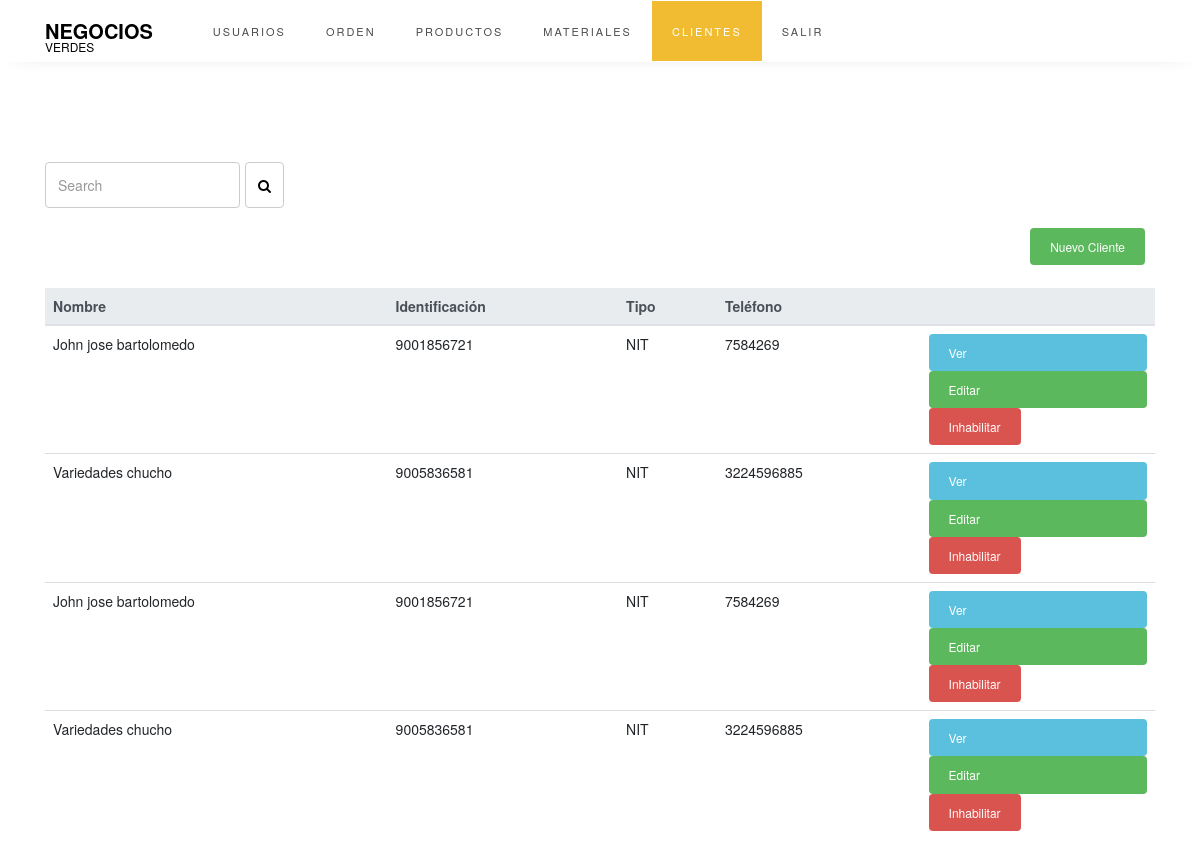
The app's page /Views/Views_Cliente/V_cliente.php (signed in) with its own data.
### tables this page shows
CREATE TABLE `cliente` (
  `ID_CLIENTE` int(11) NOT NULL,
  `nombreCliente` varchar(100) NOT NULL,
  `IdentificacionCliente` bigint(15) NOT NULL,
  `tipoIdentificacion` varchar(50) NOT NULL,
  `telefono` varchar(11) NOT NULL,
  `direccion` varchar(50) NOT NULL,
  `correo` varchar(100) NOT NULL
);

### Controller/Controller_Cliente/C_cliente.php (called while the page is built)
<?php
require_once "../../Model/database.php";
		$sql="SELECT nombreCliente, identificacionCliente, tipoIdentificacion, telefono, ID_CLIENTE from cliente";
		$result=mysqli_query($conection,$sql);
?>

### Views/Views_Cliente/V_cliente.php (the view, shortened to what this page needs)
<!doctype html>
  <html lang="en">
  <head>
    <link rel="stylesheet" href="https://stackpath.bootstrapcdn.com/font-awesome/4.7.0/css/font-awesome.min.css">
    <link rel="stylesheet" href="../../css/style.css">
    <link rel="stylesheet" href="../../css/style-button.css">
    <link rel="stylesheet" href="https://maxcdn.bootstrapcdn.com/bootstrap/3.4.1/css/bootstrap.min.css">
    <link rel="stylesheet" type="text/css" href="/css/style-button.css" media="screen" />
  </head>
  <body>
    <nav class="navbar navbar-expand-lg navbar-dark ftco_navbar bg-dark ftco-navbar-light" id="ftco-navbar">
      <div class="container">
        <a class="navbar-brand" href="../Views_Usuario/V_usuario.php">Negocios <span>Verdes</span></a>
       <div class="collapse navbar-collapse" id="ftco-nav">
         <ul class="navbar-nav m-auto">
           <li class="nav-item"><a href="../Views_Usuario/V_usuario.php" class="nav-link">USUARIOS</a></li>
           <li class="nav-item"><a href="../Views_Orden/V_orden.php" class="nav-link">ORDEN</a></li>
           <li class="nav-item"><a href="../Views_Producto/V_producto.php" class="nav-link">PRODUCTOS</a></li>
           <li class="nav-item"><a href="../Views_Material/V_material.php" class="nav-link">MATERIALES</a></li>
           <li class="nav-item active"><a href="../Views_Cliente/V_cliente.php" class="nav-link">CLIENTES</a></li>
           <li class="nav-item"><a href="../../Controller/cerrarSesion.php" class="nav-link">SALIR</a></li>
         </ul>
       </div>
     </div>
   </nav>
   <div class="container"><br><br><br><br>
    <form class="form-inline">
      <input class="form-control mr-sm-2" type="search" placeholder="Search" aria-label="Search">
      <button type="submit" placeholder="" class="form-control search"><span class="fa fa-search"></span></button>
    </form><br>
    <a href="../Views_Cliente/V_nuevoCliente.php" class="btn btn-success float-right" role="button">Nuevo Cliente</a><br><br><br>
    <table class="table ">
      <thead class="thead-light">
        <tr>
          <th>Nombre</th>
          <th>Identificación</th>
          <th>Tipo</th>
          <th>Teléfono</th>
          <th></th>
        </tr>
      </thead>
      <tbody>
      <?php
require_once "../../Controller/Controller_Cliente/C_cliente.php";
while($mostrar=mysqli_fetch_array($result)){
 ?>
  <tr>
    <td><?php echo $mostrar['nombreCliente'] ?></td>
    <td><?php echo $mostrar['identificacionCliente'] ?></td>
    <td><?php echo $mostrar['tipoIdentificacion'] ?></td>
    <td><?php echo $mostrar['telefono'] ?></td>
    <td>
     <a <?php echo "href='../Views_Cliente/V_verCliente.php?id=".$mostrar['ID_CLIENTE']."'" ?>class="btn btn-info" role="button">Ver</a>
     <a href="../Views_Cliente/V_editarCliente.php" class="btn btn-success" role="button">Editar</a>
     <button class="btn btn-danger">Inhabilitar</button>
    </td>
  </tr>
  <?php
}
  ?>
      </tbody>
    </table>
  </div>
  </html>
</body>
</html>

### css/style-button.css (style rules this page uses)
.btn { border: none; padding: 10px 20px; font-size: 12px; cursor: pointer; display: flex; justify-content: space-between; }
.float-right { margin-left: 10px; margin-right: 10px; }

### records on screen
cliente: nombreCliente "John jose bartolomedo", IdentificacionCliente "9001856721", tipoIdentificacion "NIT", telefono "7584269"
cliente: nombreCliente "Variedades chucho", IdentificacionCliente "9005836581", tipoIdentificacion "NIT", telefono "3224596885"
cliente: nombreCliente "John jose bartolomedo", IdentificacionCliente "9001856721", tipoIdentificacion "NIT", telefono "7584269"
cliente: nombreCliente "Variedades chucho", IdentificacionCliente "9005836581", tipoIdentificacion "NIT", telefono "3224596885"
